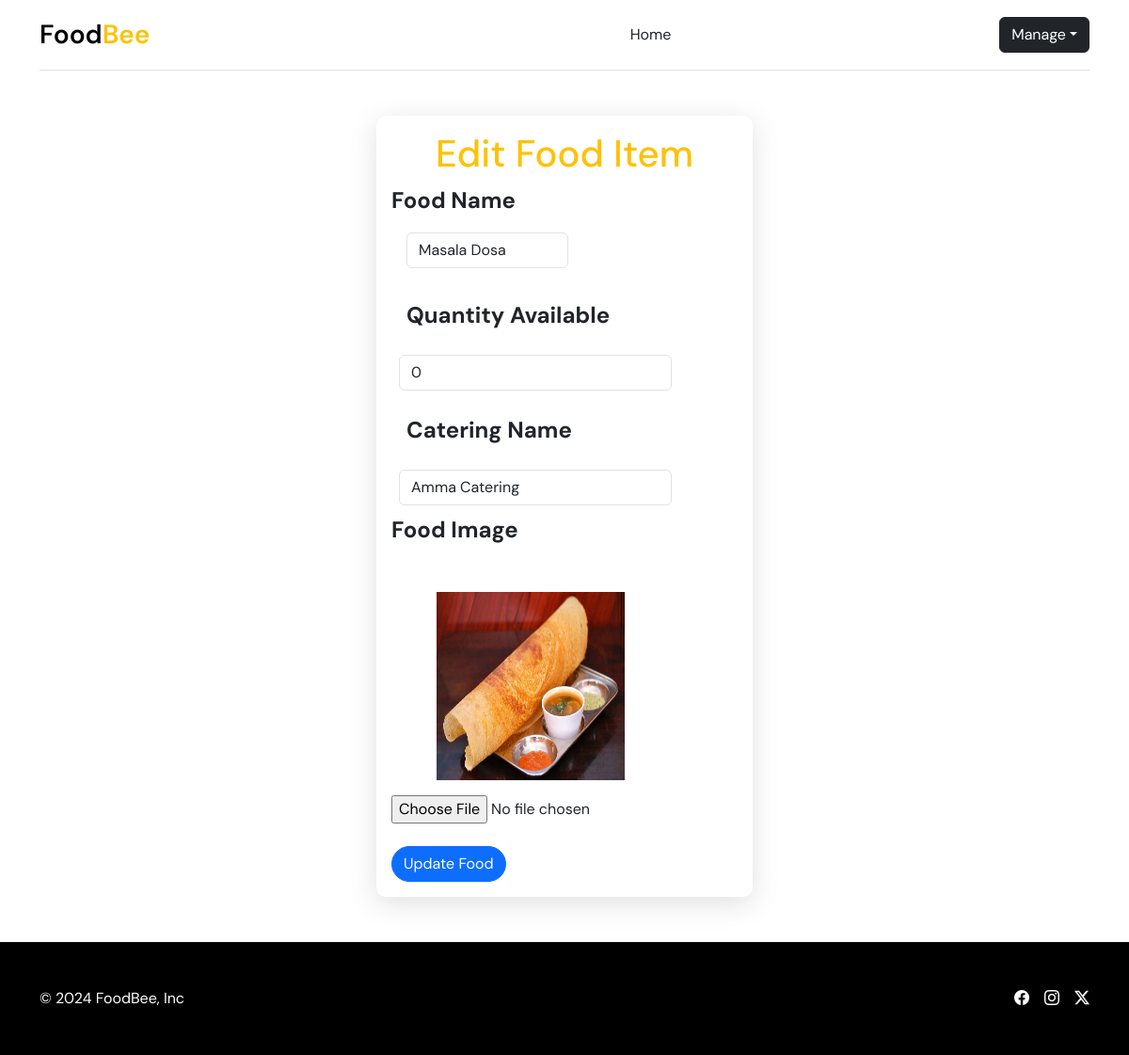
Screenshot of /edit_food/4/ with the database file from the repository.
### catering/models.py (models this page shows, shortened)
class FoodItem(models.Model):
    food_id = models.AutoField(primary_key=True)
    name = models.CharField(max_length=200)
    image = models.ImageField(upload_to="foods", null=True, blank=True)
    catering_name = models.CharField(max_length=200)
    quantity_available = models.IntegerField(default=0)
    quantity_booked = models.IntegerField(default=0)
    booked_by = models.ForeignKey(User, on_delete=models.CASCADE, related_name='booked_items', null=True)
    status = models.CharField(max_length=20, default='Pending')

### catering/views.py (the view)
# urls.py: path('edit_food/<int:food_id>/', views.edit_food, name='edit_food'),
def edit_food(request, food_id):
    food_item = get_object_or_404(FoodItem, pk=food_id)
    if request.method == 'POST':
        form = FoodItemForm(request.POST, request.FILES, instance=food_item)
        if form.is_valid():
            form.save()
            return redirect('food_view')
    else:
        form = FoodItemForm(instance=food_item)
    return render(request, 'catering/edit_food.html', {'form': form, 'food_item': food_item})

### catering/forms.py
class FoodItemForm(forms.ModelForm):
    class Meta:
        model = FoodItem
        fields = ['name', 'image', 'quantity_available']

### templates/catering/edit_food.html (shortened to what this page needs)
{% extends 'catering/view_food.html' %}
{%block content%}
<div class="container col-md-4 mx-auto p-3 mb-5 mt-5" style="box-shadow: rgba(100, 100, 111, 0.2) 0px 7px 29px 0px; border-radius: 10px;">
    <h1 class="text-warning text-center">Edit Food Item</h1>
    <form method="post" enctype="multipart/form-data">
        <div class="row">
            <div class="col-md-6">
                <div class="form-group">
                    <label for="name" class="fs-4 fw-bold">Food Name</label>
                    <input value="{{ food_item.name }}" type="text" name="name" class="form-control m-3">
                </div>
            </div>
            <div class="form-group">
                <label for="quantity_available"  class="fs-4 fw-bold m-3">Quantity Available</label>
                <input value="{{ food_item.quantity_available }}" type="number" name="quantity_available" class="form-control m-2" style="width: 290px;">
            </div>
            <div class="form-group">
                <label for="catering_name"  class="fs-4 fw-bold m-3">Catering Name</label>
                <input value="{{ food_item.catering_name }}" type="text" name="catering_name" class="form-control m-2" style="width: 290px;">
            </div>
        </div>
        <div class="form-group">
            <label for="image"  class="fs-4 fw-bold">Food Image</label>
            {% if food_item.image %}
                <img src="{{ food_item.image.url }}" alt="{{ food_item.name }}" class="img-fluid mb-3 m-5" style="height: 200px; width: 200px;">
            {% endif %}
            <input accept="image/*" type="file" name="image" class="form-control-file">
        </div><br>
        <button type="submit" class="btn btn-primary rounded-pill">Update Food</button>
    </form>
</div>
{%endblock%}

### templates/catering/view_food.html (style rules this page uses)
body { font-family: "DM Sans"; }

### rows the page displays
FoodItem: name "Masala Dosa", quantity_available "0", catering_name "Amma Catering", image (picture)
